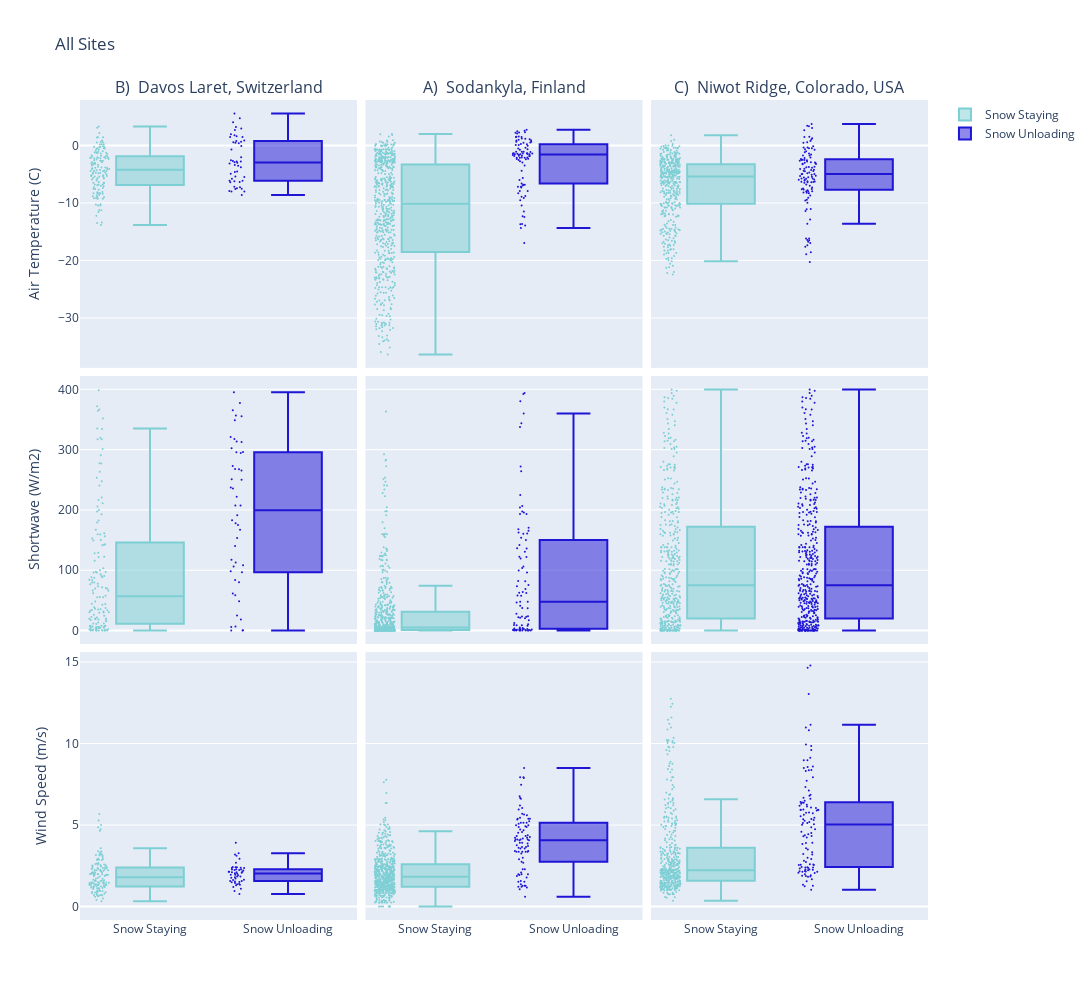

This figure's notebook cell:
### Markdown cell above
## Threshold plots

### Code cell
marker=2
fig = go.Figure()
# opn1 = opn_df_snowstay.copy(deep=True)
# opn2 = opn_df_snowunload.copy(deep=True)
# sod1 = sod_df_snowstay.copy(deep=True)
# sod2 = sod_df_snowunload.copy(deep=True)
# niwot1 = niwot_df_snowstay.copy(deep=True)
# niwot2 = niwot_df_snowunload.copy(deep=True)

# opn1 = opn_dfTl0stay.copy(deep=True)
# opn2 = opn_dfTl0unload.copy(deep=True)
# sod1 = sod_dfTl0stay.copy(deep=True)
# sod2 = sod_dfTl0unload.copy(deep=True)
# niwot1 = niwot_dfTl0stay.copy(deep=True)
# niwot2 = niwot_dfTl0unload.copy(deep=True)

opn1 = opn_dfSW400stay.copy(deep=True)
opn2 = opn_dfSW400unload.copy(deep=True)
sod1 = sod_dfSW400stay.copy(deep=True)
sod2 = sod_dfSW400unload.copy(deep=True)
niwot1 = niwot_dfSW400stay.copy(deep=True)
niwot2 = niwot_dfSW400unload.copy(deep=True)

# Laret  
trace1 = go.Box(y=opn1.temp,           name=namesnow,       marker_color=colorsnow,       marker_size=marker,boxpoints='all')
trace2 = go.Box(y=opn2.temp,         name=namesnowunload, marker_color=colorsnowunload, marker_size=marker, boxpoints='all')

trace3 = go.Box(y=opn1.shortwave,      name=namesnow,       showlegend=False, marker_color=colorsnow,       marker_size=marker, boxpoints='all')
trace4 = go.Box(y=opn2.shortwave,      name=namesnowunload, showlegend=False, marker_color=colorsnowunload, marker_size=marker, boxpoints='all')

trace5 = go.Box(y=opn1.windspeed,      name=namesnow,       showlegend=False, marker_color=colorsnow,       marker_size=marker, boxpoints='all')
trace6 = go.Box(y=opn2.windspeed,    name=namesnowunload, showlegend=False, marker_color=colorsnowunload, marker_size=marker, boxpoints='all')

# Sodankyla
trace7 = go.Box(y=sod1.temp,           name=namesnow,       showlegend=False, marker_color=colorsnow,       marker_size=marker,boxpoints='all')
trace8 = go.Box(y=sod2.temp,         name=namesnowunload, showlegend=False, marker_color=colorsnowunload, marker_size=marker, boxpoints='all')

trace9 = go.Box(y=sod1.shortwave,      name=namesnow,       showlegend=False, marker_color=colorsnow,       marker_size=marker, boxpoints='all')
trace10 = go.Box(y=sod2.shortwave,   name=namesnowunload, showlegend=False, marker_color=colorsnowunload, marker_size=marker, boxpoints='all')

trace11 = go.Box(y=sod1.windspeed,     name=namesnow,       showlegend=False, marker_color=colorsnow,       marker_size=marker, boxpoints='all')
trace12 = go.Box(y=sod2.windspeed,   name=namesnowunload, showlegend=False, marker_color=colorsnowunload, marker_size=marker, boxpoints='all')

# Niwot
trace13 = go.Box(y=niwot1.temp,        name=namesnow,       showlegend=False, marker_color=colorsnow,       marker_size=marker,boxpoints='all')
trace14 = go.Box(y=niwot2.temp,      name=namesnowunload, showlegend=False, marker_color=colorsnowunload, marker_size=marker, boxpoints='all')

trace15 = go.Box(y=niwot1.shortwave,   name=namesnow,       showlegend=False, marker_color=colorsnow,       marker_size=marker, boxpoints='all')
trace16 = go.Box(y=niwot1.shortwave, name=namesnowunload, showlegend=False, marker_color=colorsnowunload, marker_size=marker, boxpoints='all')

trace17 = go.Box(y=niwot1.windspeed,   name=namesnow,       showlegend=False, marker_color=colorsnow,       marker_size=marker, boxpoints='all')
trace18 = go.Box(y=niwot2.windspeed, name=namesnowunload, showlegend=False, marker_color=colorsnowunload, marker_size=marker, boxpoints='all')


fig = make_subplots(rows=3, cols=3, vertical_spacing=0.01, horizontal_spacing=0.01, shared_xaxes=True, shared_yaxes=True,
                                        subplot_titles=(namelaret, namesodankyla, nameniwot))

# Laret
fig.append_trace(trace1,  row = 1, col = 1)
fig.append_trace(trace2,  row = 1, col = 1)
fig.append_trace(trace3,  row = 2, col = 1)
fig.append_trace(trace4,  row = 2, col = 1)
fig.append_trace(trace5,  row = 3, col = 1)
fig.append_trace(trace6,  row = 3, col = 1)

# Sodankyla 
fig.append_trace(trace7,  row = 1, col = 2)
fig.append_trace(trace8,  row = 1, col = 2)
fig.append_trace(trace9,  row = 2, col = 2)
fig.append_trace(trace10, row = 2, col = 2)
fig.append_trace(trace11, row = 3, col = 2)
fig.append_trace(trace12, row = 3, col = 2)

# Niwot 
fig.append_trace(trace13, row = 1, col = 3)
fig.append_trace(trace14, row = 1, col = 3)
fig.append_trace(trace15, row = 2, col = 3)
fig.append_trace(trace16, row = 2, col = 3)
fig.append_trace(trace17, row = 3, col = 3)
fig.append_trace(trace18, row = 3, col = 3)

fig.update_layout(title='All Sites', width=1200, height=1000) 

fig.update_yaxes(title_text=nametemp, row=1, col=1)
fig.update_yaxes(title_text=nameSW,   row=2, col=1)
fig.update_yaxes(title_text=namewind, row=3, col=1)

fig.show()

### Figure 1 — Plotly figure (JSON) as saved in the notebook; plotly's stock layout.template omitted (floating-point values rounded to 4 significant figures; data arrays with more than 128 entries replaced by an {"elided": "..."} marker saying what was removed)
{"data": [{"boxpoints": "all", "marker": {"color": "#7dcfd4", "size": 2}, "name": "Snow Staying", "type": "box", "xaxis": "x", "y": {"elided": "140 float values"}, "yaxis": "y"}, {"boxpoints": "all", "marker": {"color": "#1F15D5", "size": 2}, "name": "Snow Unloading", "type": "box", "xaxis": "x", "y": [-8.622, 3.21, 2.954, 1.783, 2.69, 4.016, 4.713, 5.575, 1.966, -3.128, -2.711, -3.39, -4.607, -3.807, -2.776, -2.585, -2.943, -2.994, -2.805, -6.142, -6.117, -6.205, -5.465, -8.013, -7.522, -7.264, -7.464, -6.412, -5.397, -5.798, -6.357, -7.163, -7.573, -8.01, -7.941, -0.6969, 1.45, -2.07, -3.511, -4.537, -4.915, 0.8547, 0.4711, 0.4011, 0.5517, 0.7697, 1.475, 1.618, 0.6533, -0.1125], "yaxis": "y"}, {"boxpoints": "all", "marker": {"color": "#7dcfd4", "size": 2}, "name": "Snow Staying", "showlegend": false, "type": "box", "xaxis": "x4", "y": {"elided": "140 float values"}, "yaxis": "y4"}, {"boxpoints": "all", "marker": {"color": "#1F15D5", "size": 2}, "name": "Snow Unloading", "showlegend": false, "type": "box", "xaxis": "x4", "y": [356.8, 355.2, 221.7, 117.6, 207.5, 272.8, 267.4, 294.4, 348.9, 365.1, 312.5, 191.2, 106.0, 174.9, 265.3, 302.5, 295.7, 237.3, 207.4, 320.9, 317.6, 313.5, 295.9, 61.51, 79.91, 96.76, 83.82, 113.0, 167.3, 108.1, 48.51, 18.12, 5.934, 0.03905, 0, 182.7, 395.3, 377.4, 98.48, 24.93, 0.6245, 251.0, 267.9, 178.1, 140.3, 250.0, 235.5, 153.4, 58.72, 6.898], "yaxis": "y4"}, {"boxpoints": "all", "marker": {"color": "#7dcfd4", "size": 2}, "name": "Snow Staying", "showlegend": false, "type": "box", "xaxis": "x7", "y": {"elided": "140 float values"}, "yaxis": "y7"}, {"boxpoints": "all", "marker": {"color": "#1F15D5", "size": 2}, "name": "Snow Unloading", "showlegend": false, "type": "box", "xaxis": "x7", "y": [2.695, 1.202, 1.304, 2.138, 2.134, 1.486, 1.514, 1.089, 1.629, 3.123, 2.242, 2.41, 2.274, 1.96, 2.434, 2.936, 3.265, 3.199, 2.242, 2.018, 2.143, 2.37, 1.448, 1.841, 1.947, 2.281, 1.798, 2.369, 2.112, 2.297, 1.654, 1.727, 1.763, 2.069, 0.7651, 1.576, 3.916, 2.409, 2.045, 2.212, 1.849, 2.375, 2.112, 1.381, 1.337, 1.928, 1.364, 0.964, 1.564, 1.542], "yaxis": "y7"}, {"boxpoints": "all", "marker": {"color": "#7dcfd4", "size": 2}, "name": "Snow Staying", "showlegend": false, "type": "box", "xaxis": "x2", "y": {"elided": "583 float values"}, "yaxis": "y2"}, {"boxpoints": "all", "marker": {"color": "#1F15D5", "size": 2}, "name": "Snow Unloading", "showlegend": false, "type": "box", "xaxis": "x2", "y": [0.2, -0.4, -1.15, 2.25, 2.55, -1.45, -1.55, -1.65, -1.85, -2.1, -6.85, -2.35, -2.1, -1.85, -1.4, -1.1, -1.35, -6.85, -6.95, -7.2, -12.45, -7.9, -7.3, -6.6, -6, -5.65, -12.3, -11.5, -14.35, -13.9, -13.7, -13.65, -8.9, -16.95, -4.4, -3.5, -2.75, -2.15, -1.85, -1.55, -2.95, -10.45, -9.55, -9.15, -8.8, -8.3, -7.9, -7.2, 0.1, 0.1, 0.45, 1, 1.15, 0.85, 1.45, 2.3, 2.2, 0.25, 0.5, 0.65, 0.65, -0.05, -2.3, -2.15, -1.6, -1.35, -1.1, -0.75, -0.65, -0.55, -2.55, -1.8, -1.4, -1.4, -1.5, -1.8, -2.15, -2.4, -1.55, -1.4, 2.1, 2.75, 2.45, 1.5, 1.45, -1.1, 1.2, 0.9, 1.1, 1.55], "yaxis": "y2"}, {"boxpoints": "all", "marker": {"color": "#7dcfd4", "size": 2}, "name": "Snow Staying", "showlegend": false, "type": "box", "xaxis": "x5", "y": {"elided": "583 float values"}, "yaxis": "y5"}, {"boxpoints": "all", "marker": {"color": "#1F15D5", "size": 2}, "name": "Snow Unloading", "showlegend": false, "type": "box", "xaxis": "x5", "y": [195.7, 122.0, 46.7, 150.1, 73.6, 1.8, 2.4, 1.1, 0, 0, 1.1, 0, 0.85, 1.75, 1.25, 0, 0, 2.6, 3.15, 0, 0, 2.4, 2.35, 1.05, 0, 0, 3.45, 9.1, 8.75, 22.05, 27.95, 23.3, 17, 7.95, 47.8, 62.6, 62.25, 37.2, 12.45, 1.55, 20.5, 23.9, 47.8, 57.95, 41.1, 21.3, 10.3, 4.35, 8.65, 57.75, 81.65, 96.2, 106.2, 135.8, 68.7, 99.65, 103.8, 160.6, 160.8, 162.4, 130.8, 75.35, 36.95, 82.05, 165.4, 272.2, 360, 392.4, 337.5, 193.3, 204.1, 206.7, 193.2, 141.8, 119.5, 64.05, 23.05, 5.2, 167.8, 122.2, 393.8, 343.8, 263.9, 170.4, 224.8, 0.7, 380.2, 153.8, 136.7, 197.3], "yaxis": "y5"}, {"boxpoints": "all", "marker": {"color": "#7dcfd4", "size": 2}, "name": "Snow Staying", "showlegend": false, "type": "box", "xaxis": "x8", "y": {"elided": "583 float values"}, "yaxis": "y8"}, {"boxpoints": "all", "marker": {"color": "#1F15D5", "size": 2}, "name": "Snow Unloading", "showlegend": false, "type": "box", "xaxis": "x8", "y": [2.288, 1.983, 2.085, 4.678, 4.932, 1.22, 1.068, 1.17, 1.271, 1.271, 1.526, 6.204, 5.695, 5.238, 4.322, 4.068, 4.373, 4.322, 4.221, 3.865, 5.136, 7.475, 7.882, 7.933, 7.933, 8.492, 4.017, 3.356, 2.746, 3.0, 3.661, 3.356, 2.288, 3.559, 1.78, 1.881, 1.576, 1.22, 1.373, 1.983, 2.695, 4.221, 4.271, 4.119, 4.729, 5.136, 5.39, 5.441, 6.611, 5.949, 5.39, 5.39, 5.339, 4.119, 5.085, 6.051, 5.644, 1.932, 1.983, 1.526, 1.271, 0.6102, 2.898, 3.407, 3.661, 3.915, 4.17, 3.763, 3.407, 3.356, 4.983, 4.882, 4.882, 4.983, 4.526, 4.068, 3.915, 3.559, 3.356, 3.356, 4.119, 3.712, 3.61, 4.119, 4.577, 3.254, 6.763, 5.593, 5.136, 6.661], "yaxis": "y8"}, {"boxpoints": "all", "marker": {"color": "#7dcfd4", "size": 2}, "name": "Snow Staying", "showlegend": false, "type": "box", "xaxis": "x3", "y": {"elided": "428 float values"}, "yaxis": "y3"}, {"boxpoints": "all", "marker": {"color": "#1F15D5", "size": 2}, "name": "Snow Unloading", "showlegend": false, "type": "box", "xaxis": "x3", "y": [-1.73, -2.545, 0.783, -7.585, -7.495, -8.22, -17.62, -11.38, -11.09, -4.04, -3.89, -1.585, -1.4, -1.735, -6.075, -6.365, -7.325, -7.96, -8.005, -8.16, -8.72, -7.975, -6.38, -5.445, -4.715, -4.285, -4.1, -3.705, -3.275, -3.06, -2.59, -1.028, -1.19, -16.16, -17.36, -18.58, -18.93, -8.31, -6.32, -5.95, -5.745, -20.29, -16.98, -16.74, -16.51, -16.45, -0.3565, -0.3445, -0.6535, -0.479, -0.479, -0.7385, -7.67, -6.81, -6.475, -6.4, -6.21, -5.955, -5.76, -5.53, -5.91, -6.275, 2.645, -3.24, -2.915, -4.83, -13.62, -16.18, -9.565, -11.05, -12.88, -2.35, -2.465, 1.525, -5.25, -5.59, -3.805, -3.2, -2.545, -2.085, -7.605, -7.77, -9.97, -2.17, -2.95, -4.22, -3.015, -5.075, -9.09, -9.43, -7.01, -2.65, -3.74, 0.5475, 1.016, -4.42, -4.975, -4.48, -5.31, -5.795, -4.945, -4.455, -4.975, 0.457, 1.24, 3.33, 3.03, 3.71, 3.41, 1.485, -2.81, -0.1435], "yaxis": "y3"}, {"boxpoints": "all", "marker": {"color": "#7dcfd4", "size": 2}, "name": "Snow Staying", "showlegend": false, "type": "box", "xaxis": "x6", "y": {"elided": "428 float values"}, "yaxis": "y6"}, {"boxpoints": "all", "marker": {"color": "#1F15D5", "size": 2}, "name": "Snow Unloading", "showlegend": false, "type": "box", "xaxis": "x6", "y": {"elided": "428 float values"}, "yaxis": "y6"}, {"boxpoints": "all", "marker": {"color": "#7dcfd4", "size": 2}, "name": "Snow Staying", "showlegend": false, "type": "box", "xaxis": "x9", "y": {"elided": "428 float values"}, "yaxis": "y9"}, {"boxpoints": "all", "marker": {"color": "#1F15D5", "size": 2}, "name": "Snow Unloading", "showlegend": false, "type": "box", "xaxis": "x9", "y": [2.74, 3.92, 1.038, 3.57, 3.325, 3.895, 4.44, 8.56, 9.945, 14.64, 14.78, 6.605, 6.675, 5.625, 5.045, 5.36, 5.54, 4.31, 5.27, 4.23, 5.02, 5.925, 6.795, 6.185, 6.865, 6.42, 6.38, 5.925, 5.945, 6.31, 6.24, 4.375, 4.595, 5.89, 7.33, 9.6, 7.71, 3.835, 5.12, 5.18, 4.51, 1.87, 3.19, 11.15, 10.8, 10.98, 5.305, 5.37, 5.73, 5.755, 6.075, 5.12, 6.04, 7.125, 8.97, 7.925, 8.365, 8.31, 9.125, 8.375, 5.955, 5.935, 2.34, 6.37, 5.775, 9.845, 2.28, 13.04, 4.335, 4.74, 6.13, 2.075, 3.23, 2.425, 2.145, 2.14, 2.4, 2.255, 2.175, 1.675, 2.925, 2.23, 8.495, 2.585, 2.18, 8.595, 1.895, 4.87, 2.555, 2.42, 8.975, 3.495, 2.13, 1.915, 1.99, 2.815, 1.255, 2.56, 2.28, 1.825, 1.55, 2.4, 2.55, 6.485, 1.845, 1.275, 2.06, 2.995, 2.6, 2.36, 5.455, 1.335], "yaxis": "y9"}], "layout": {"annotations": [{"font": {"size": 16}, "showarrow": false, "text": "B)  Davos Laret, Switzerland", "x": 0.1633, "xanchor": "center", "xref": "paper", "y": 1, "yanchor": "bottom", "yref": "paper"}, {"font": {"size": 16}, "showarrow": false, "text": "A)  Sodankyla, Finland", "x": 0.5, "xanchor": "center", "xref": "paper", "y": 1, "yanchor": "bottom", "yref": "paper"}, {"font": {"size": 16}, "showarrow": false, "text": "C)  Niwot Ridge, Colorado, USA", "x": 0.8367, "xanchor": "center", "xref": "paper", "y": 1, "yanchor": "bottom", "yref": "paper"}], "height": 1000, "title": {"text": "All Sites"}, "width": 1200, "xaxis": {"anchor": "y", "domain": [0, 0.3267], "matches": "x7", "showticklabels": false}, "xaxis2": {"anchor": "y2", "domain": [0.3367, 0.6633], "matches": "x8", "showticklabels": false}, "xaxis3": {"anchor": "y3", "domain": [0.6733, 1], "matches": "x9", "showticklabels": false}, "xaxis4": {"anchor": "y4", "domain": [0, 0.3267], "matches": "x7", "showticklabels": false}, "xaxis5": {"anchor": "y5", "domain": [0.3367, 0.6633], "matches": "x8", "showticklabels": false}, "xaxis6": {"anchor": "y6", "domain": [0.6733, 1], "matches": "x9", "showticklabels": false}, "xaxis7": {"anchor": "y7", "domain": [0, 0.3267]}, "xaxis8": {"anchor": "y8", "domain": [0.3367, 0.6633]}, "xaxis9": {"anchor": "y9", "domain": [0.6733, 1]}, "yaxis": {"anchor": "x", "domain": [0.6733, 1], "title": {"text": "Air Temperature (C)"}}, "yaxis2": {"anchor": "x2", "domain": [0.6733, 1], "matches": "y", "showticklabels": false}, "yaxis3": {"anchor": "x3", "domain": [0.6733, 1], "matches": "y", "showticklabels": false}, "yaxis4": {"anchor": "x4", "domain": [0.3367, 0.6633], "title": {"text": "Shortwave (W/m2)"}}, "yaxis5": {"anchor": "x5", "domain": [0.3367, 0.6633], "matches": "y4", "showticklabels": false}, "yaxis6": {"anchor": "x6", "domain": [0.3367, 0.6633], "matches": "y4", "showticklabels": false}, "yaxis7": {"anchor": "x7", "domain": [0, 0.3267], "title": {"text": "Wind Speed (m/s)"}}, "yaxis8": {"anchor": "x8", "domain": [0, 0.3267], "matches": "y7", "showticklabels": false}, "yaxis9": {"anchor": "x9", "domain": [0, 0.3267], "matches": "y7", "showticklabels": false}}}
